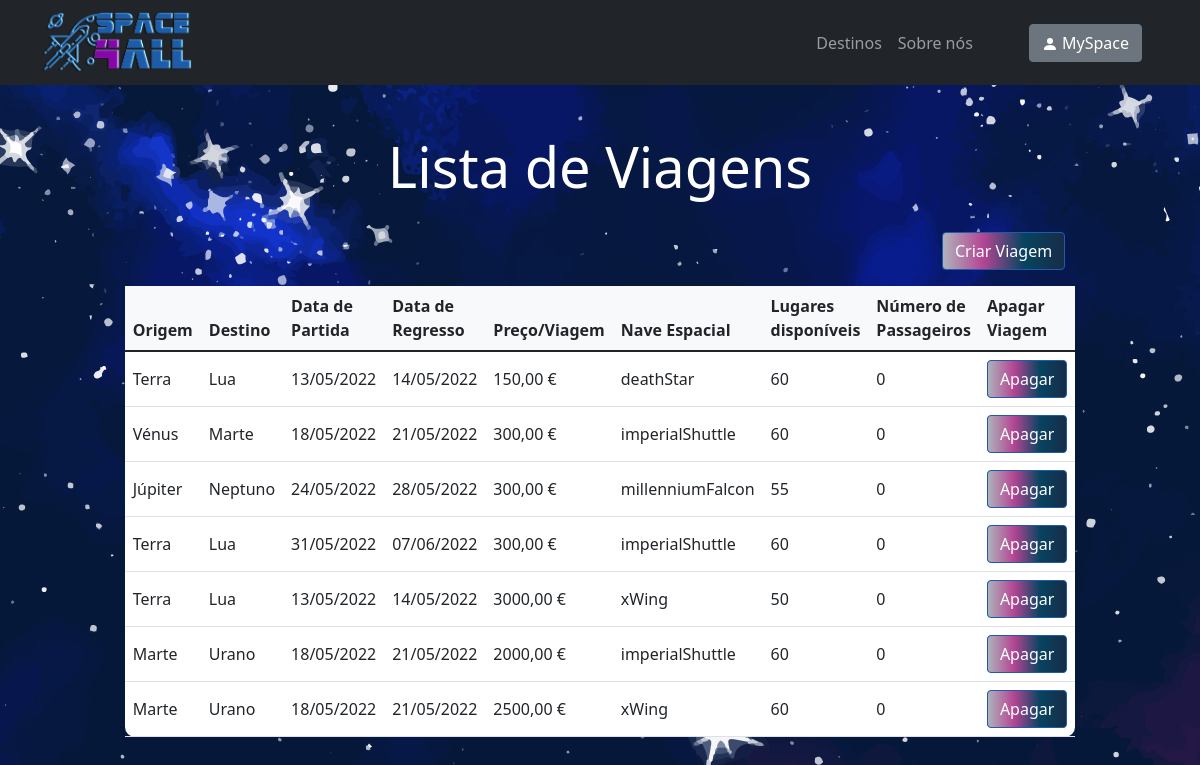
/trip-list, run on an earlier commit of the app's database.
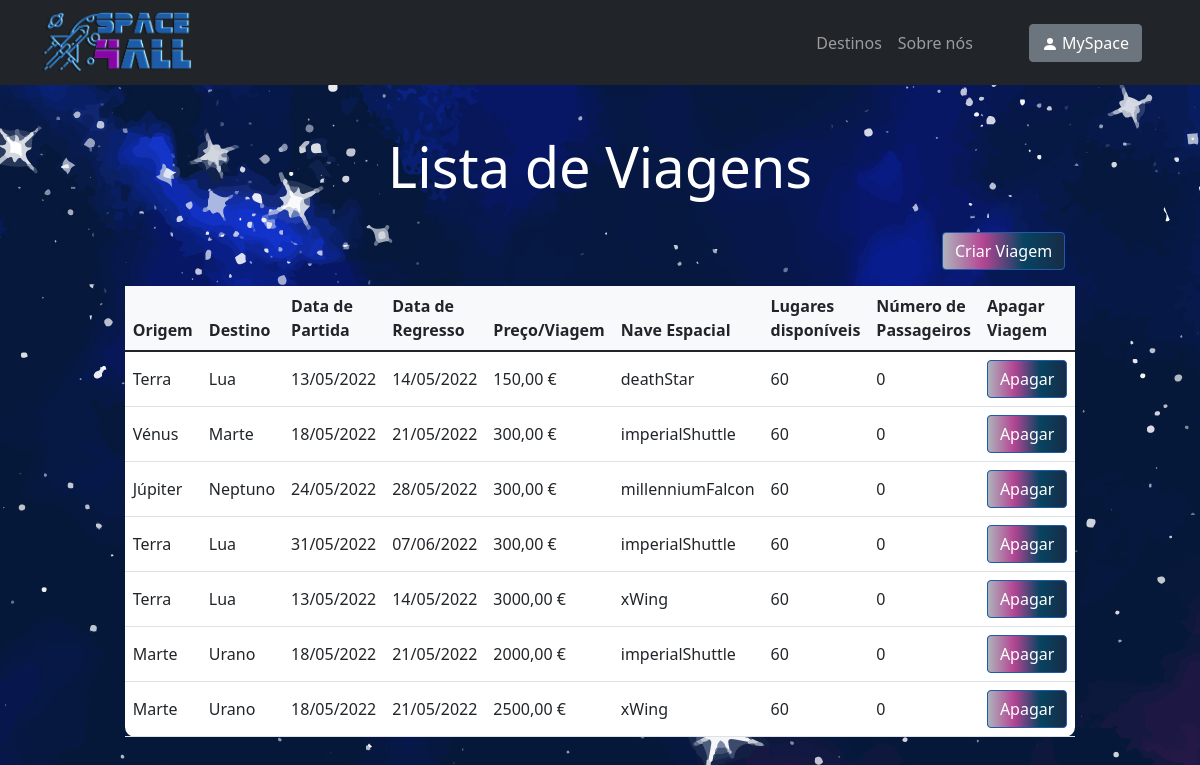
And on a later commit of the database.
### space_trip/models.py (models this page shows)
class Trip(models.Model):
 origin = models.CharField(max_length=50)
 destination = models.CharField(max_length=50)
 departure_date = models.DateTimeField('departure_date')
 return_date = models.DateTimeField('return_date')
 price = models.IntegerField(default=600)
 spaceship = models.CharField(max_length=50)
 available_seats = models.IntegerField(default=60)
 number_of_passengers = models.IntegerField(default=0)

### space_trip/views.py (the view)
# urls.py: path("trip-list", views.tripList, name="trip-list"),
def tripList(request):
    trip_list = Trip.objects.all()
    return render(request, 'space_trip/trip-list.html', {'trip_list': trip_list})

### space_trip/templates/space_trip/trip-list.html (shortened to what this page needs)
{% extends "./index.html" %}
{% load static %}
{% block body %}
<div>
      <br><br>
       <h1 style="color: white; text-align: center;" class="glow display-4">Lista de Viagens</h1>
      <br>
      <a href="{% url 'space_trip:trip-management' %}"><button class="btn btn-primary btn-block fa-lg gradient-custom-2 mb-3" style="position: relative; left: 78.5%">Criar Viagem</button></a>
      <br>
      {% if trip_list %}
          <table class="table align-middle mb-0 bg-white w-75" style="border-radius: 10px; margin-left: auto; margin-right: auto;">
            <thead class="bg-light">
              <tr>
                <th>Origem</th>
                <th>Destino</th>
                <th>Data de Partida</th>
                <th>Data de Regresso</th>
                <th>Preço/Viagem</th>
                <th>Nave Espacial</th>
                <th>Lugares disponíveis</th>
                <th>Número de Passageiros</th>
                <th>Apagar Viagem</th>
              </tr>
            </thead>
            <tbody>
            {% for trip in trip_list %}
                  <tr>
                    <td>
                        {{ trip.origin }}
                    </td>
                    <td>
                        {{ trip.destination }}
                    </td>
                    <td>
                        {{ trip.departure_date|date:"d/m/Y" }}
                    </td>
                    <td>
                        {{ trip.return_date|date:"d/m/Y" }}
                    </td>
                    <td>
                        {{ trip.price }},00 €
                    </td>
                    <td>
                        {{ trip.spaceship }}
                    </td>
                    <td>
                        {{ trip.available_seats }}
                    </td>
                    <td>
                        {{ trip.number_of_passengers }}
                    </td>
                    <td>
                        <form action="{% url 'space_trip:deleteTrip' trip.id %}" method="get" onSubmit="return confirm('Tem a certeza de que deseja apagar a viagem?')">
                            <input class="btn btn-primary btn-block fa-lg gradient-custom-2" type="submit" value="Apagar" />
                        </form>
                    </td>
                  </tr>
                {% endfor %}
            </tbody>
          </table>
    {% else %}
        <h1 style="color: white; text-align: center;" class="glow display-4">Não existem viagens disponíveis</h1>
    {% endif %}
</div>
{% endblock %}

### space_trip/templates/space_trip/index.html (shortened to what this page needs)
<!DOCTYPE html>
<html lang="pt">
<head>
    {% load static %}
    <link rel="stylesheet" type="text/css" href="{% static 'space_trip/css/bootstrap.css' %}">
</head>
{% block navbar %}
<nav id="navbar_top" class="navbar navbar-expand-lg navbar-dark bg-dark">
    <div class="container">
        <a class="navbar-brand me-2" href="{% url 'space_trip:index' %}">
            <img src="{% static 'spicy space/Space4All - effects.png' %}" height="60px" alt="Logo"
                 loading="lazy" style="margin-top: -1px;"/>
        </a>
        <div class="collapse navbar-collapse" id="navbarButtonsExample">
            <div class="mx-5">
                <ul class="navbar-nav" style="position: relative;">
                    <li class="nav-item">
                        <a class="nav-link" href="{% url 'space_trip:destinations' %}">Destinos</a>
                    </li>
                    <li class="nav-item">
                        <a class="nav-link" href="{% url 'space_trip:about-us' %}">Sobre nós</a>
                    </li>
                </ul>
            </div>
            <div class="d-flex align-items-center">
                {% if request.user.is_authenticated %}
                    <a type="button" class="btn btn-secondary me-3" href="{% url 'space_trip:profile' %}">
                        <svg xmlns="http://www.w3.org/2000/svg" width="16" height="16" fill="currentColor" class="bi bi-person-fill" viewBox="0 0 16 16">
                            <path d="M3 14s-1 0-1-1 1-4 6-4 6 3 6 4-1 1-1 1H3zm5-6a3 3 0 1 0 0-6 3 3 0 0 0 0 6z"/>
                        </svg>
                        MySpace
                    </a>
                {% else %}
                    <a type="button" class="btn btn-secondary me-3" href="{% url 'space_trip:user_login' %}">
                        <svg xmlns="http://www.w3.org/2000/svg" width="16" height="16" fill="currentColor" class="bi bi-person-fill" viewBox="0 0 16 16">
                            <path d="M3 14s-1 0-1-1 1-4 6-4 6 3 6 4-1 1-1 1H3zm5-6a3 3 0 1 0 0-6 3 3 0 0 0 0 6z"/>
                        </svg>
                        MySpace
                    </a>
                {% endif %}
            </div>
        </div>
    </div>
</nav>
{% endblock %}
{% block body %}{% endblock %}
</html>

### space_trip/templates/space_trip/index.html (style rules this page uses)
.glow { color: #fff; text-align: left; animation: glow 1s ease-in-out infinite alternate; }

What changed in the data, as far as the page shows it:
changed Trip "Júpiter": available_seats "55" → "60"
changed Trip (number 5 of 7 on the later page): available_seats "50" → "60"
